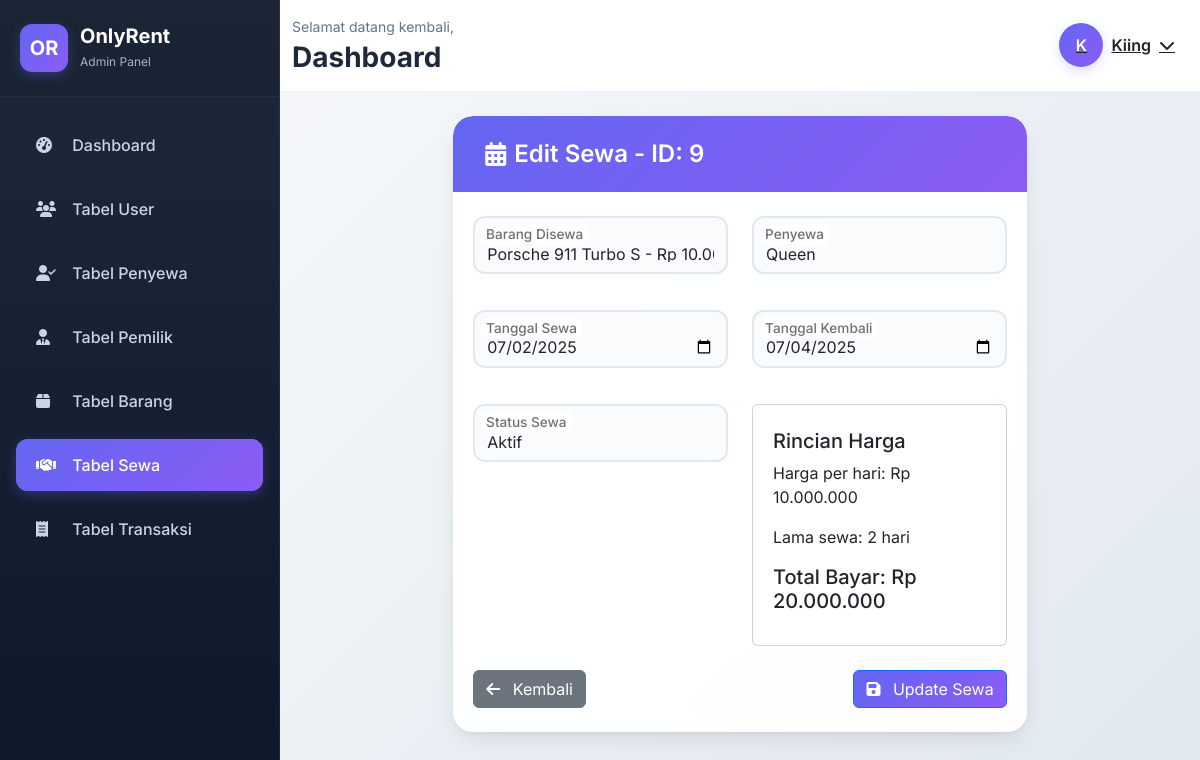
/views/admin/edit_sewa.php?id=9 (signed in), run on the app's committed database.
### tables this page shows
CREATE TABLE `sewa` (
  `id_sewa` int(11) NOT NULL,
  `id_barang` int(11) NOT NULL,
  `id_penyewa` int(11) NOT NULL,
  `tanggalSewa` datetime NOT NULL,
  `tanggalKembali` datetime NOT NULL,
  `totalBayar` int(12) NOT NULL,
  `status` int(1) NOT NULL,
  `created_at` timestamp NOT NULL DEFAULT current_timestamp(),
  `updated_at` timestamp NOT NULL DEFAULT current_timestamp() ON UPDATE current_timestamp()
);

CREATE TABLE `barang` (
  `id_barang` int(11) NOT NULL,
  `id_pemilik` int(11) NOT NULL,
  `nama_barang` varchar(100) NOT NULL,
  `gambar` longtext NOT NULL CHECK (json_valid(`gambar`)),
  `deskripsi` text NOT NULL,
  `harga_sewa` varchar(10) NOT NULL,
  `status` int(1) NOT NULL
);

CREATE TABLE `penyewa` (
  `id_penyewa` int(11) NOT NULL,
  `nama` varchar(100) NOT NULL,
  `alamat` text NOT NULL,
  `no_telp` varchar(25) NOT NULL,
  `id_pengguna` int(1) NOT NULL
);

### models/admin/Sewa.php (called while the page is built, shortened)
<?php
class Sewa {
    private $conn;
    public function __construct($db) {
        $this->conn = $db;
    }
    public function getById($id_sewa) {
        $stmt = $this->conn->prepare("SELECT s.*, b.nama_barang, p.nama as nama_penyewa
                                    FROM sewa s
                                    JOIN barang b ON s.id_barang = b.id_barang
                                    JOIN penyewa p ON s.id_penyewa = p.id_penyewa
                                    WHERE s.id_sewa = ?");
        $stmt->bind_param("i", $id_sewa);
        $stmt->execute();
        $result = $stmt->get_result();
        return $result->fetch_assoc();
    }
}
?>

### models/admin/Barang.php (called while the page is built, shortened)
<?php
class Barang {
    private $conn;
    public function __construct($db) {
        $this->conn = $db;
    }
    public function getAll($filter = []) {
    $query = "SELECT * FROM barang WHERE 1=1";
    $params = [];
    $types = "";
    if (!empty($filter['include_current'])) {
        $query .= " AND (status = ? OR id_barang = ?)";
        $params[] = 1;
        $params[] = $filter['include_current'];
        $types .= "ii";
    }
    $stmt = $this->conn->prepare($query);
    if (!empty($params)) {
        $stmt->bind_param($types, ...$params);
    }
    $stmt->execute();
    $result = $stmt->get_result();
    return $result->fetch_all(MYSQLI_ASSOC);
}
}

### models/admin/Penyewa.php (called while the page is built, shortened)
<?php
class Penyewa {
    private $conn;
    public function __construct($db) {
        $this->conn = $db;
    }
public function getAll() {
    $query = "SELECT * FROM penyewa";
    $stmt = $this->conn->prepare($query);
    $stmt->execute();
    $result = $stmt->get_result();
    return $result->fetch_all(MYSQLI_ASSOC);
}
}

### views/admin/edit_sewa.php (the view, shortened to what this page needs)
<?php
    require_once '../../config/connect_db.php';
    require_once '../../models/admin/Sewa.php';
    require_once '../../models/admin/Barang.php';
    require_once '../../models/admin/Penyewa.php';
    $db = getDBConnection();
    $sewaModel = new Sewa($db);
    $barangModel = new Barang($db);
    $penyewaModel = new Penyewa($db);
    $sewa = $sewaModel->getById($_GET['id']);
    $daftar_barang = $barangModel->getAll([
        'status' => 1,
        'include_current' => $sewa['id_barang']
    ]);
    $daftar_penyewa = $penyewaModel->getAll();
?>
<!DOCTYPE html>
<html lang="id">
<head>
    <link href="https://cdn.jsdelivr.net/npm/bootstrap@5.3.3/dist/css/bootstrap.min.css" rel="stylesheet">
    <link href="https://cdnjs.cloudflare.com/ajax/libs/font-awesome/6.4.0/css/all.min.css" rel="stylesheet">
    <link rel="stylesheet" href="../../assets/css/admin/index.css">
</head>
<body>
    <?php include('nav.php'); ?>
    <div class="main-content">
        <?php include('top_nav.php'); ?>
        <div class="content-wrapper">
            <div class="row justify-content-center animate-fade-in">
                <div class="col-lg-8">
                    <div class="card form-card">
                        <div class="card-header">
                            <h4>
                                <i class="fas fa-calendar-alt me-2"></i>
                                Edit Sewa - ID: <?php echo htmlspecialchars($sewa['id_sewa']); ?>
                            </h4>
                        </div>
                        <div class="card-body">
                            <form id="sewaForm" action="/controllers/admin/SewaController.php?action=update" method="POST">
                                <div class="row mb-3">
                                    <div class="col-md-6">
                                        <div class="form-floating">
                                            <select class="form-select" id="id_barang" name="id_barang" required>
                                                <?php foreach ($daftar_barang as $barang): ?>
                                                    <option value="<?php echo $barang['id_barang']; ?>"
                                                        data-harga="<?php echo $barang['harga_sewa']; ?>"
                                                        <?php echo ($barang['id_barang'] == $sewa['id_barang']) ? 'selected' : ''; ?>
                                                        <?php echo ($barang['status'] == 0 && $barang['id_barang'] != $sewa['id_barang']) ? 'disabled' : ''; ?>>
                                                        <?php echo htmlspecialchars($barang['nama_barang'] . ' - Rp ' . number_format($barang['harga_sewa'], 0, ',', '.')); ?>
                                                        <?php echo ($barang['id_barang'] == $sewa['id_barang']) ? ' (Sedang disewa)' : ''; ?>
                                                    </option>
                                                <?php endforeach; ?>
                                            </select>
                                            <label for="id_barang">Barang Disewa</label>
                                        </div>
                                    </div>
                                    <div class="col-md-6">
                                        <div class="form-floating">
                                            <select class="form-select" id="id_penyewa" name="id_penyewa" required>
                                                <?php foreach ($daftar_penyewa as $penyewa): ?>
                                                    <option value="<?php echo $penyewa['id_penyewa']; ?>"
                                                        <?php echo ($penyewa['id_penyewa'] == $sewa['id_penyewa']) ? 'selected' : ''; ?>>
                                                        <?php echo htmlspecialchars($penyewa['nama']); ?>
                                                    </option>
                                                <?php endforeach; ?>
                                            </select>
                                            <label for="id_penyewa">Penyewa</label>
                                        </div>
                                    </div>
                                </div>
                                <div class="row mb-3">
                                    <div class="col-md-6">
                                        <div class="form-floating">
                                            <input type="date" class="form-control" id="tanggal_sewa" name="tanggal_sewa"
                                                   value="<?php echo date('Y-m-d', strtotime($sewa['tanggalSewa'])); ?>" required>
                                            <label for="tanggal_sewa">Tanggal Sewa</label>
                                        </div>
                                    </div>
                                    <div class="col-md-6">
                                        <div class="form-floating">
                                            <input type="date" class="form-control" id="tanggal_kembali" name="tanggal_kembali"
                                                   value="<?php echo date('Y-m-d', strtotime($sewa['tanggalKembali'])); ?>" required>
                                            <label for="tanggal_kembali">Tanggal Kembali</label>
                                        </div>
                                    </div>
                                </div>
                                <div class="row mb-3">
                                    <div class="col-md-6">
                                        <div class="form-floating">
                                            <select class="form-select" id="status" name="status" required>
                                                <option value="1" <?php echo ($sewa['status'] == 1) ? 'selected' : ''; ?>>Aktif</option>
                                            </select>
                                            <label for="status">Status Sewa</label>
                                        </div>
                                    </div>
                                    <div class="col-md-6">
                                        <div class="card">
                                            <div class="card-body">
                                                <h5>Rincian Harga</h5>
                                                <p>Harga per hari: <span id="hargaPerHari">Rp <?php echo number_format($barangModel->getById($sewa['id_barang'])['harga_sewa'], 0, ',', '.'); ?></span></p>
                                                <p>Lama sewa: <span id="lamaSewa">
                                                </span></p>
                                                <h5>Total Bayar: <span id="totalBayar">Rp <?php echo number_format($sewa['totalBayar'], 0, ',', '.'); ?></span></h5>
                                            </div>
                                        </div>
                                    </div>
                                </div>
                                <div class="d-flex justify-content-between align-items-center mt-4">
                                    <a href="tabel_sewa.php" class="btn btn-secondary">
                                        <i class="fas fa-arrow-left me-2"></i>
                                        Kembali
                                    </a>
                                    <button type="submit" class="btn btn-primary">
                                        <i class="fas fa-save me-2"></i>
                                        Update Sewa
                                    </button>
                                </div>
                            </form>
                        </div>
                    </div>
                </div>
            </div>
        </div>
    </div>
</body>
</html>

### assets/css/admin/index.css (style rules this page uses)
:root { --sidebar-width: 280px; --sidebar-mobile-width: 260px; --primary-color: #6366f1; --primary-dark: #4f46e5; --sidebar-bg: linear-gradient(180deg, #1e293b 0%, #0f172a 100%); --sidebar-text: #cbd5e1; --sidebar-hover: rgba(99, 102, 241, 0.1); --card-shadow: 0 10px 25px -5px rgba(0, 0, 0, 0.1), 0 4px 6px -2px rgba(0, 0, 0, 0.05); --hover-shadow: 0 20px 25px -5px rgba(0, 0, 0, 0.1), 0 10px 10px -5px rgba(0, 0, 0, 0.04); }
* { margin: 0; padding: 0; box-sizing: border-box; }
body { font-family: 'Inter', -apple-system, BlinkMacSystemFont, sans-serif; background: linear-gradient(135deg, #f8fafc 0%, #e2e8f0 100%); color: #334155; overflow-x: hidden; }
.main-content { margin-left: var(--sidebar-width); min-height: 100vh; background: transparent; transition: all 0.3s ease; }
.content-wrapper { padding: 32px; }
.stats-card, .management-card, .table-card, .form-card { border-radius: 20px; border: none; box-shadow: var(--card-shadow); background: rgba(255, 255, 255, 0.95); backdrop-filter: blur(10px); overflow: hidden; transition: all 0.3s ease; }
.management-card .card-header, .table-card .card-header, .form-card .card-header { background: linear-gradient(135deg, var(--primary-color), #8b5cf6); color: white; border-radius: 20px 20px 0 0; padding: 24px 32px; border: none; }
.management-card .card-header h5, .table-card .card-header h4, .form-card .card-header h4 { font-weight: 600; margin: 0; display: flex; align-items: center; }
.table-card .card-header i, .form-card .card-header i { margin-right: 12px; font-size: 24px; }
.management-card .card-body, .table-card .card-body, .form-card .card-body { padding: 32px; }
.form-floating { margin-bottom: 20px; }
.form-floating input, .form-floating select { border: 2px solid #e2e8f0; border-radius: 12px; padding: 16px 12px; font-size: 16px; transition: all 0.3s ease; background: rgba(248, 250, 252, 0.8); }
.form-floating label { color: #64748b; font-weight: 500; }
.btn-primary { background: linear-gradient(135deg, var(--primary-color), #8b5cf6); }
.animate-fade-in { animation: fadeIn 0.6s ease-out; }
@media (max-width: 1200px) { .content-wrapper { padding: 24px; } }
@media (max-width: 1200px) { .management-card .card-body, .table-card .card-body, .form-card .card-body { padding: 24px 20px; } }

### data on the page
sewa: id_sewa "9", id_barang "Porsche 911 Turbo S - Rp 10.000.000 (Sedang disewa)", id_penyewa "Queen", tanggal_sewa "07/02/2025", tanggal_kembali "07/04/2025", status "Aktif"

### other printed values
substr(htmlspecialchars($username), 0, 1) "K"
$username "Kiing"
